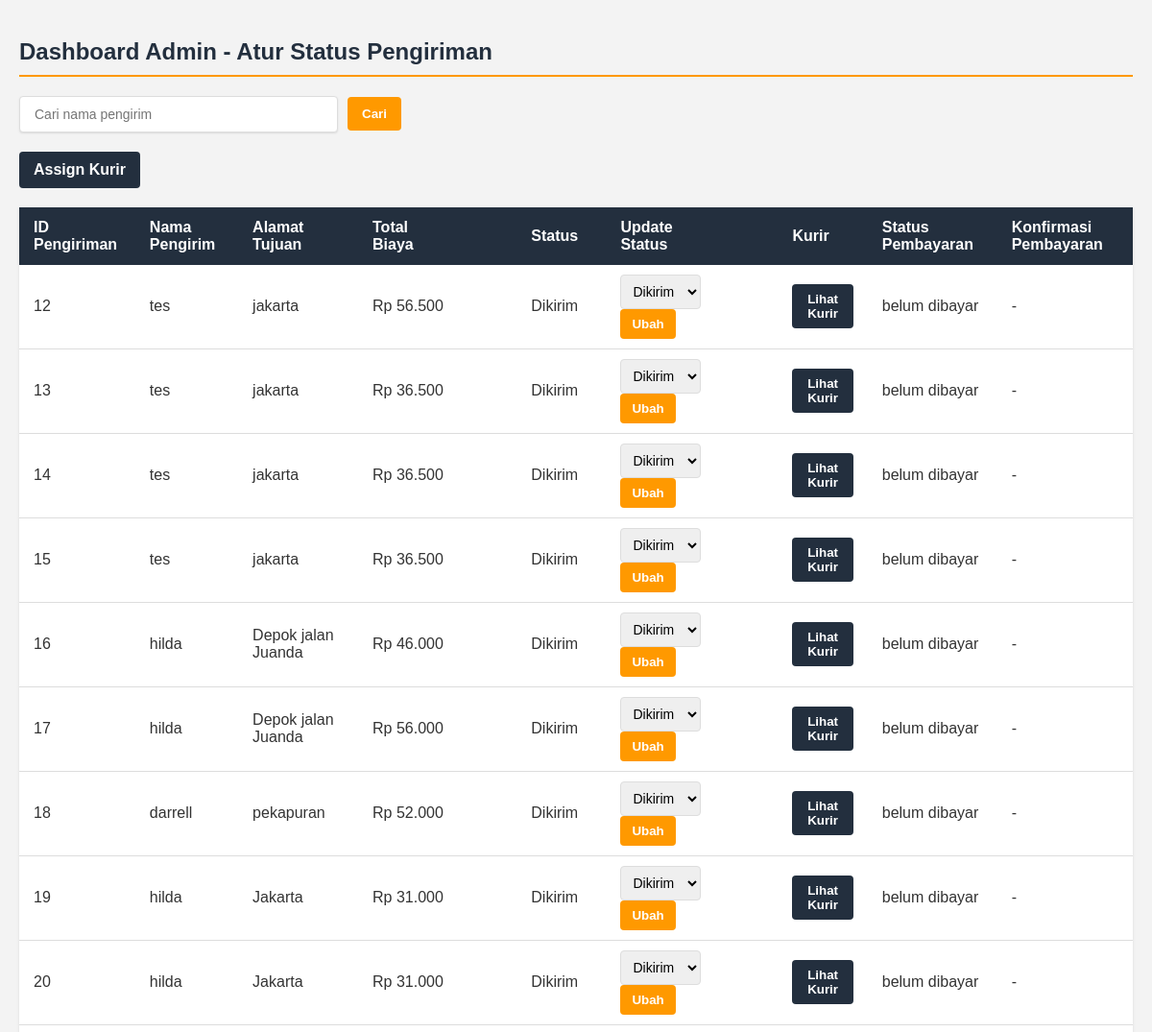
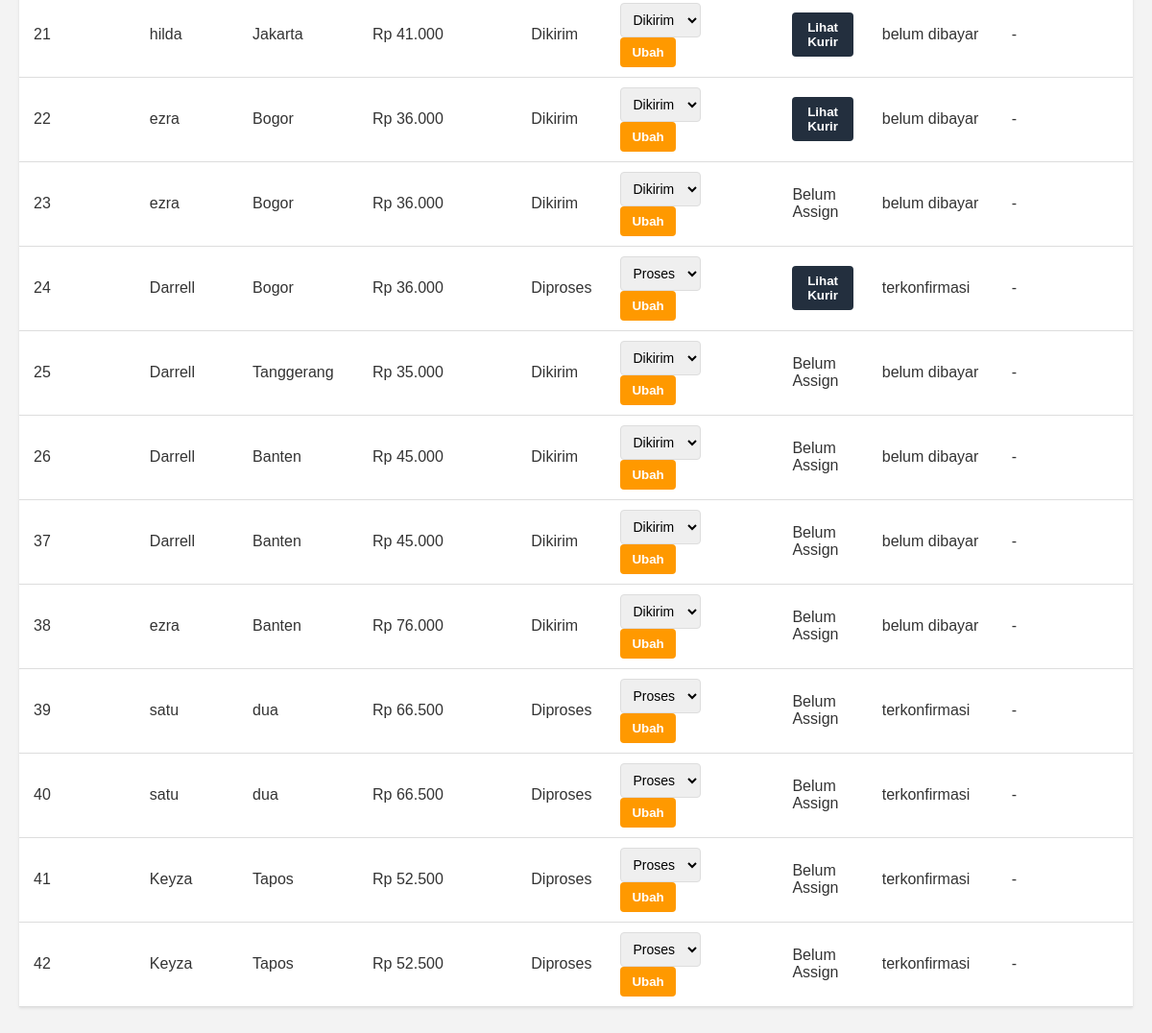
Screenshot of /admin_dashboard.php (signed in) with the database file from the repository (2 pictures, top to bottom).
### tables this page shows
CREATE TABLE `pengiriman` (
  `id_pengiriman` int(11) NOT NULL,
  `id_pengirim` int(11) NOT NULL,
  `id_alamat` int(11) NOT NULL,
  `id_kurir` int(11) DEFAULT NULL,
  `nama_pengirim` varchar(100) NOT NULL,
  `nama_penerima` varchar(100) NOT NULL,
  `jarak` decimal(5,2) NOT NULL,
  `berat` decimal(5,2) NOT NULL,
  `kendaraan` varchar(50) NOT NULL,
  `tanggal_pengiriman` date NOT NULL,
  `metode_pembayaran` varchar(50) NOT NULL,
  `total_biaya` int(11) DEFAULT NULL,
  `status_pengiriman` enum('Pending','Diproses','Dikirim','Selesai') DEFAULT 'Pending',
  `status_pembayaran` enum('belum dibayar','menunggu konfirmasi','terkonfirmasi') DEFAULT 'belum dibayar'
);

CREATE TABLE `alamat` (
  `id_alamat` int(11) NOT NULL,
  `alamat_pengirim` text NOT NULL,
  `alamat_penerima` text NOT NULL
);

### admin_dashboard.php (the view, shortened to what this page needs)
<?php
$conn = new mysqli("localhost", "root", "", "db_darezz");
$search = isset($_GET['search']) ? $conn->real_escape_string($_GET['search']) : '';
$query = "SELECT pengiriman.*, alamat.alamat_pengirim, alamat.alamat_penerima, status_pengiriman,
                 kurir.nama_kurir, kurir.no_hp_kurir, kurir.kendaraan, pengiriman.status_pembayaran
          FROM pengiriman
          JOIN alamat ON pengiriman.id_alamat = alamat.id_alamat
          LEFT JOIN kurir ON pengiriman.id_kurir = kurir.id_kurir";
$result = $conn->query($query);
?>
<!DOCTYPE html>
<html lang="id">
<head>
    <link rel="stylesheet" href="admin_dashboard.css">
</head>
<body>
    <h2>Dashboard Admin - Atur Status Pengiriman</h2>
    <form method="get" action="" style="margin-bottom:20px;">
        <input type="text" name="search" placeholder="Cari nama pengirim" value="<?= htmlspecialchars($search); ?>">
        <button type="submit">Cari</button>
    </form>
   <a href="admin_assign.php">Assign Kurir</a>
    <table>
        <thead>
            <tr>
                <th>ID Pengiriman</th>
                <th>Nama Pengirim</th>
                <th>Alamat Tujuan</th>
                <th class="wide">Total Biaya</th>
                <th>Status</th>
                <th class="wide">Update Status</th>
                <th>Kurir</th>
                <th>Status Pembayaran</th>
                <th>Konfirmasi Pembayaran</th>
            </tr>
        </thead>
        <tbody>
            <?php if ($result->num_rows > 0): ?>
                <?php while($row = $result->fetch_assoc()): ?>
                <tr>
                    <td><?= $row['id_pengiriman']; ?></td>
                    <td><?= htmlspecialchars($row['nama_pengirim']); ?></td>
                    <td><?= htmlspecialchars($row['alamat_penerima']); ?></td>
                    <td>Rp <?= number_format($row['total_biaya'], 0, ',', '.'); ?></td>
                    <td><?= $row['status_pengiriman']; ?></td>
                    <td>
                        <form action="ubah_status.php" method="post" style="display:inline;">
                            <select name="status_pengiriman">
                                <option value="Proses" <?= $row['status_pengiriman'] == 'Proses' ? 'selected' : ''; ?>>Proses</option>
                                <option value="Dikirim" <?= $row['status_pengiriman'] == 'Dikirim' ? 'selected' : ''; ?>>Dikirim</option>
                            </select>
                            <button type="submit">Ubah</button>
                        </form>
                    </td>
                    <td>
                        <?php if (!empty($row['nama_kurir'])): ?>
                            <button
                                type="button"
                                onclick="showKurir(
                                    '<?= htmlspecialchars($row['nama_kurir']); ?>',
                                    '<?= htmlspecialchars($row['no_hp_kurir']); ?>',
                                    '<?= htmlspecialchars($row['kendaraan']); ?>')">
                                Lihat Kurir
                            </button>
                        <?php else: ?>
                        Belum Assign
                        <?php endif; ?>
                    </td>
                    <td><?= $row['status_pembayaran'] ?? 'belum dibayar'; ?></td>
                    <td>
                        <?php if ($row['status_pembayaran'] === 'menunggu konfirmasi'): ?>
                            <form action="konfirmasi_pembayaran.php" method="post" onsubmit="return confirm('Yakin ingin konfirmasi pembayaran ini?')">
                                <input type="hidden" name="id_pengiriman" value="<?= $row['id_pengiriman']; ?>">
                                <button type="submit">Konfirmasi</button>
                            </form>
                        <?php else: ?>
                            -
                        <?php endif; ?>
                    </td>
                </tr>
                <?php endwhile; ?>
            <?php else: ?>
                <tr><td colspan="7" style="text-align:center;">Data tidak ditemukan.</td></tr>
            <?php endif; ?>
        </tbody>
    </table>
</body>
</html>

### admin_dashboard.css (style rules this page uses)
body { font-family: 'Amazon Ember', Arial, sans-serif; background-color: #f3f3f3; margin: 0; padding: 20px; color: #333; }
h2 { color: #232f3e; font-size: 24px; margin-bottom: 20px; padding-bottom: 10px; border-bottom: 2px solid #ff9900; }
form[method="get"] { display: flex; align-items: center; margin-bottom: 20px; }
form[method="get"] input[type="text"] { padding: 10px 15px; border: 1px solid #ddd; border-radius: 4px; font-size: 14px; width: 300px; margin-right: 10px; box-shadow: 0 1px 2px rgba(0,0,0,0.1); }
form[method="get"] button[type="submit"] { background-color: #ff9900; color: white; border: none; padding: 10px 15px; border-radius: 4px; cursor: pointer; font-weight: bold; transition: background-color 0.3s; }
a { display: inline-block; background-color: #232f3e; color: white; padding: 10px 15px; border-radius: 4px; text-decoration: none; margin-bottom: 20px; font-weight: bold; transition: background-color 0.3s; }
table { width: 100%; border-collapse: collapse; background-color: white; box-shadow: 0 1px 3px rgba(0,0,0,0.1); margin-bottom: 20px; }
thead { background-color: #232f3e; color: white; }
th { padding: 12px 15px; text-align: left; font-weight: bold; }
.wide { padding-right:100px; }
td { padding: 10px 15px; border-bottom: 1px solid #ddd; }
table select { padding: 8px; border: 1px solid #ddd; border-radius: 4px; font-size: 14px; margin-right: 5px; }
table button[type="submit"] { background-color: #ff9900; color: white; border: none; padding: 8px 12px; border-radius: 4px; cursor: pointer; font-weight: bold; transition: background-color 0.3s; }
button[type="button"] { background-color: #232f3e; color: white; border: none; padding: 8px 12px; border-radius: 4px; cursor: pointer; font-weight: bold; transition: background-color 0.3s; }

### rows the page displays
pengiriman: id_pengiriman "12", nama_pengirim "tes", id_alamat.alamat_penerima "jakarta", total_biaya "56.500", status_pengiriman "Dikirim", status_pembayaran "belum dibayar"
pengiriman: id_pengiriman "13", nama_pengirim "tes", id_alamat.alamat_penerima "jakarta", total_biaya "36.500", status_pengiriman "Dikirim", status_pembayaran "belum dibayar"
pengiriman: id_pengiriman "14", nama_pengirim "tes", id_alamat.alamat_penerima "jakarta", total_biaya "36.500", status_pengiriman "Dikirim", status_pembayaran "belum dibayar"
pengiriman: id_pengiriman "15", nama_pengirim "tes", id_alamat.alamat_penerima "jakarta", total_biaya "36.500", status_pengiriman "Dikirim", status_pembayaran "belum dibayar"
pengiriman: id_pengiriman "16", nama_pengirim "hilda", id_alamat.alamat_penerima "Depok jalan Juanda", total_biaya "46.000", status_pengiriman "Dikirim", status_pembayaran "belum dibayar"
pengiriman: id_pengiriman "17", nama_pengirim "hilda", id_alamat.alamat_penerima "Depok jalan Juanda", total_biaya "56.000", status_pengiriman "Dikirim", status_pembayaran "belum dibayar"
pengiriman: id_pengiriman "18", nama_pengirim "darrell", id_alamat.alamat_penerima "pekapuran", total_biaya "52.000", status_pengiriman "Dikirim", status_pembayaran "belum dibayar"
pengiriman: id_pengiriman "19", nama_pengirim "hilda", id_alamat.alamat_penerima "Jakarta", total_biaya "31.000", status_pengiriman "Dikirim", status_pembayaran "belum dibayar"
pengiriman: id_pengiriman "20", nama_pengirim "hilda", id_alamat.alamat_penerima "Jakarta", total_biaya "31.000", status_pengiriman "Dikirim", status_pembayaran "belum dibayar"
pengiriman: id_pengiriman "21", nama_pengirim "hilda", id_alamat.alamat_penerima "Jakarta", total_biaya "41.000", status_pengiriman "Dikirim", status_pembayaran "belum dibayar"
pengiriman: id_pengiriman "22", nama_pengirim "ezra", id_alamat.alamat_penerima "Bogor", total_biaya "36.000", status_pengiriman "Dikirim", status_pembayaran "belum dibayar"
pengiriman: id_pengiriman "23", nama_pengirim "ezra", id_alamat.alamat_penerima "Bogor", total_biaya "36.000", status_pengiriman "Dikirim", shows "Belum Assign", status_pembayaran "belum dibayar"
pengiriman: id_pengiriman "24", nama_pengirim "Darrell", id_alamat.alamat_penerima "Bogor", total_biaya "36.000", status_pengiriman "Diproses", status_pembayaran "terkonfirmasi"
pengiriman: id_pengiriman "25", nama_pengirim "Darrell", id_alamat.alamat_penerima "Tanggerang", total_biaya "35.000", status_pengiriman "Dikirim", shows "Belum Assign", status_pembayaran "belum dibayar"
pengiriman: id_pengiriman "26", nama_pengirim "Darrell", id_alamat.alamat_penerima "Banten", total_biaya "45.000", status_pengiriman "Dikirim", shows "Belum Assign", status_pembayaran "belum dibayar"
pengiriman: id_pengiriman "37", nama_pengirim "Darrell", id_alamat.alamat_penerima "Banten", total_biaya "45.000", status_pengiriman "Dikirim", shows "Belum Assign", status_pembayaran "belum dibayar"
pengiriman: id_pengiriman "38", nama_pengirim "ezra", id_alamat.alamat_penerima "Banten", total_biaya "76.000", status_pengiriman "Dikirim", shows "Belum Assign", status_pembayaran "belum dibayar"
pengiriman: id_pengiriman "39", nama_pengirim "satu", id_alamat.alamat_penerima "dua", total_biaya "66.500", status_pengiriman "Diproses", shows "Belum Assign", status_pembayaran "terkonfirmasi"
pengiriman: id_pengiriman "40", nama_pengirim "satu", id_alamat.alamat_penerima "dua", total_biaya "66.500", status_pengiriman "Diproses", shows "Belum Assign", status_pembayaran "terkonfirmasi"
pengiriman: id_pengiriman "41", nama_pengirim "Keyza", id_alamat.alamat_penerima "Tapos", total_biaya "52.500", status_pengiriman "Diproses", shows "Belum Assign", status_pembayaran "terkonfirmasi"
pengiriman: id_pengiriman "42", nama_pengirim "Keyza", id_alamat.alamat_penerima "Tapos", total_biaya "52.500", status_pengiriman "Diproses", shows "Belum Assign", status_pembayaran "terkonfirmasi"
